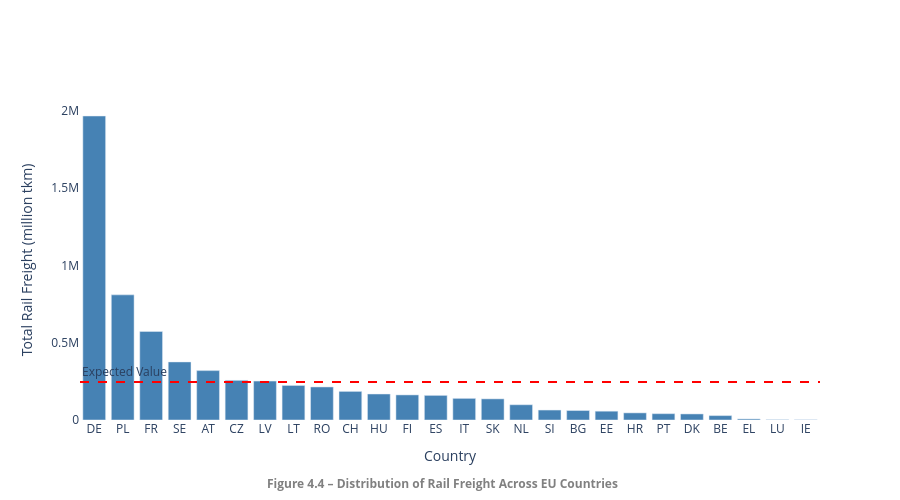

Notebook cell for this chart:
### Code cell
from scipy.stats import chisquare
# Use total_freight to build the country-value series already computed earlier
total_sorted = total_freight.set_index("country")["million_tkm"].sort_values(ascending=False)

# Observed,expected values
observed = total_sorted.values
expected = [observed.mean()] * len(observed)

# Chi-square test
chi_stat, p_value = chisquare(f_obs=observed, f_exp=expected)

print("Chi-square Statistic:", chi_stat)
print("p-value:", p_value)

# Plotly bar chart
fig = go.Figure()

# Observed freight bars
fig.add_trace(go.Bar(
    x=total_sorted.index,
    y=total_sorted.values,
    marker_color="steelblue"
))

# Expected equal-share horizontal line
fig.add_hline(
    y=observed.mean(),
    line_dash="dash",
    line_color="red",
    line_width=2,
    annotation_text="Expected Value",
    annotation_position="top left"
)

# Layout
fig.update_layout(
    xaxis_title="Country",
    yaxis_title="Total Rail Freight (million tkm)",
    xaxis_tickangle=0,
    plot_bgcolor="white",
    showlegend=False,
    height=500
)

fig.add_annotation(
    text="<b>Figure 4.4 – Distribution of Rail Freight Across EU Countries </b>",
    xref="paper", yref="paper",
    x=0.25, y=-0.23,
    showarrow=False,
    font=dict(size=12, color="gray"),
    align="left"
)
fig.show()

### Figure 1 — Plotly figure (JSON) as saved in the notebook; plotly's stock layout.template omitted (floating-point values rounded to 4 significant figures)
{"data": [{"marker": {"color": "steelblue"}, "type": "bar", "x": ["DE", "PL", "FR", "SE", "AT", "CZ", "LV", "LT", "RO", "CH", "HU", "FI", "ES", "IT", "SK", "NL", "SI", "BG", "EE", "HR", "PT", "DK", "BE", "EL", "LU", "IE"], "y": [1965048, 808877, 572376, 375355, 319264, 256424, 251862, 223302, 213547, 184884, 168095, 162089, 159079, 139732, 136583, 98664, 64371, 61259, 56936, 45994, 40809, 39195, 28395, 6982, 2105, 1495]}], "layout": {"annotations": [{"showarrow": false, "text": "Expected Value", "x": 0, "xanchor": "left", "xref": "x domain", "y": 245500.0, "yanchor": "bottom", "yref": "y"}, {"align": "left", "font": {"color": "gray", "size": 12}, "showarrow": false, "text": "<b>Figure 4.4 – Distribution of Rail Freight Across EU Countries </b>", "x": 0.25, "xref": "paper", "y": -0.23, "yref": "paper"}], "height": 500, "plot_bgcolor": "white", "shapes": [{"line": {"color": "red", "dash": "dash", "width": 2}, "type": "line", "x0": 0, "x1": 1, "xref": "x domain", "y0": 245500.0, "y1": 245500.0, "yref": "y"}], "showlegend": false, "xaxis": {"tickangle": 0, "title": {"text": "Country"}}, "yaxis": {"title": {"text": "Total Rail Freight (million tkm)"}}}}
